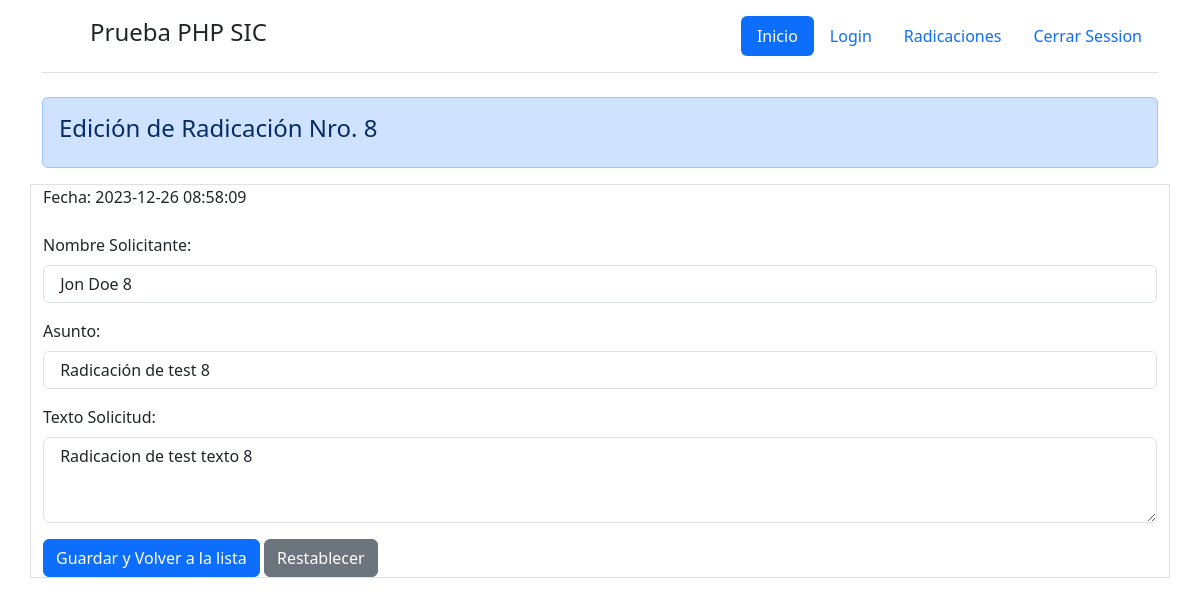
Before: /index.php?action=radicaciones_edit&id=8 (signed in) with the older database file.
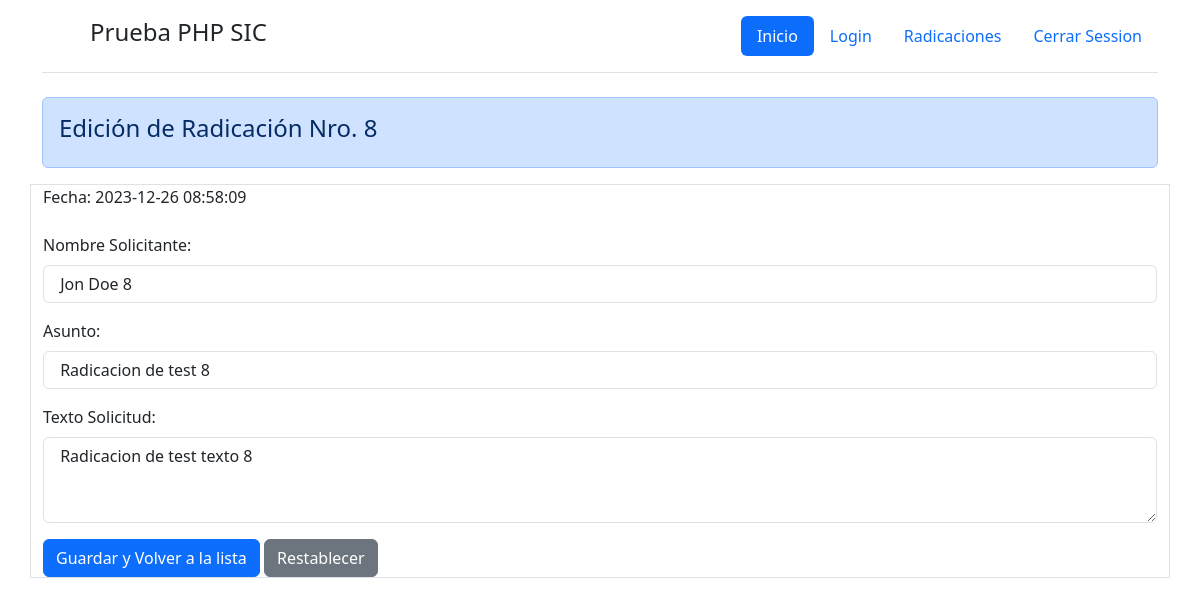
After: the same page with the newer database file.
### tables this page shows
CREATE TABLE `radicaciones` (
  `id` INT(11) NOT NULL AUTO_INCREMENT,
  `nombre_solicitante`  VARCHAR(255),
  `fecha` DATETIME DEFAULT NOW(),
  `asunto`  VARCHAR(255),
  `texto_solicitud` text,
  `usuario_crea_id` int(11),
  `usuario_edita_id` int(11),
  INDEX(usuario_crea_id),
  CONSTRAINT `radicaciones_usuario_crea_id` FOREIGN KEY(usuario_crea_id) REFERENCES usuarios(id),
PRIMARY KEY (`id`)
);

### models/Radicacion.php (called while the page is built, shortened)
<?php
class Radicacion extends AppModel
{
  static $table_name = 'radicaciones';
  public static function findById($id){
    $Radicacion = null;
    if((int)$id >  0){
      $q = "SELECT id, nombre_solicitante, fecha, asunto, texto_solicitud, usuario_crea_id, usuario_edita_id
            FROM ".self::$table_name."
            WHERE id = ".(int)$id."";
      $result = self::$connection->query($q);
      if($result->num_rows > 0){
        $row = $result->fetch_assoc();
        $Radicacion = (object)$row;
      }
    }
    return $Radicacion;
  }
}

### controllers/RadicacionesEdit.php (called while the page is built)
<?php
      if( $_SESSION['logged_in']){
        $Radicacion = Radicacion::findById($_GET['id']);
        $defaults = [
          'id' => $Radicacion->id,
          'nombre_solicitante' => $Radicacion->nombre_solicitante,
          'fecha' => $Radicacion->fecha,
          'asunto' => $Radicacion->asunto,
          'texto_solicitud' => $Radicacion->texto_solicitud,
          'usuario_crea_id' => $Radicacion->usuario_crea_id,
          'usuario_edita_id' => $Radicacion->usuario_edita_id,
        ];
      }else{
        header('Location: index.php?action=login_failed&msg=Para acceder a esta seccion debe estar autenticado');
      }

### views/forms/_radicaciones.php (the view, shortened to what this page needs)
<div class="container border">
  <form method="POST" action="index.php?action=radicaciones_save">
    <div class="mb-3">
      <label for="nombre_solicitante" class="form-label">Fecha:</label>
      <?= $defaults['fecha'] ?>
    </div>
    <div class="mb-3">
      <label for="nombre_solicitante" class="form-label">Nombre Solicitante:</label>
      <input type="text" class="form-control" name="data[nombre_solicitante]" id="nombre_solicitante" placeholder="Nombre Solicitante" maxlength="255" required="" value="<?= $defaults['nombre_solicitante'] ?>">
    </div>
    <div class="mb-3">
      <label for="asunto" class="form-label">Asunto:</label>
      <input type="text" class="form-control" name="data[asunto]" id="asunto" placeholder="Asunto" maxlength="255" required="" value="<?= $defaults['asunto'] ?>">
    </div>
    <div class="mb-3">
      <label for="texto_solicitud" class="form-label">Texto Solicitud:</label>
      <textarea class="form-control" id="texto_solicitud" name="data[texto_solicitud]" rows="3" required=""  maxlength="255" ><?= $defaults['texto_solicitud'] ?></textarea>
    </div>
    <button type="submit" class="btn btn-primary">Guardar y Volver a la lista</button>
    <button type="reset" class="btn btn-secondary">Restablecer</button>
  </form>
</div>

### index.php (shortened to what this page needs)
<?php
include ROOT_PATH.'/models/Usuario.php';
include ROOT_PATH.'/models/Radicacion.php';
$default_view = 'index';
$action = ( isset( $_GET['action'] )  && $_GET['action'] != '' ) ? $_GET['action'] : $default_view;
switch ($action) {
  case 'radicaciones_edit':
      require_once ROOT_PATH.'/controllers/RadicacionesEdit.php';
    break;
}
?>
<!DOCTYPE html>
<html>
<head>
  <link href="https://cdn.jsdelivr.net/npm/bootstrap@5.3.0-alpha1/dist/css/bootstrap.min.css" rel="stylesheet">
  <link href="https://cdn.datatables.net/1.13.1/css/jquery.dataTables.min.css" rel="stylesheet">
  <link rel="stylesheet" type="text/css" href="assets/css/application.css">
</head>
<body>
  <div class="container">
  <header class="d-flex flex-wrap justify-content-center py-3 mb-4 border-bottom">
    <a href="" class="d-flex align-items-center mb-3 mb-md-0 me-md-auto text-dark text-decoration-none">
      <svg class="bi me-2" width="40" height="32"><use xlink:href="#bootstrap"></use></svg>
      <span class="fs-4 h2">Prueba PHP SIC</span>
    </a>
    <ul class="nav nav-pills">
      <li class="nav-item"><a href="index.php" class="nav-link active" aria-current="page">Inicio</a></li>
      <li class="nav-item"><a href="index.php?action=login" class="nav-link">Login</a></li>
      <li class="nav-item"><a href="index.php?action=radicaciones" class="nav-link">Radicaciones</a></li>
      <?php if( isset($_SESSION['logged_in']) && $_SESSION['logged_in']): ?>
        <li class="nav-item"><a href="index.php?action=close_session" class="nav-link">Cerrar Session</a></li>
      <?php endif; ?>
    </ul>
  </header>
  </div>
  <div class="main_content">
    <?php include ROOT_PATH.'/views/'.$action.'.php'; ?>
  </div>
</body>
</html>

### views/radicaciones_edit.php
<div class="container">
  <div class="alert alert-primary" role="alert">
    <h4>Edición de Radicación Nro. <?= $Radicacion->id ?></h4>
  </div>
</div>
<?php
 include ROOT_PATH."/views/forms/_radicaciones.php";
?>

Changed rows visible on the page:
changed radicaciones "Jon Doe 8": asunto "Radicación de test 8" → "Radicacion de test 8"
